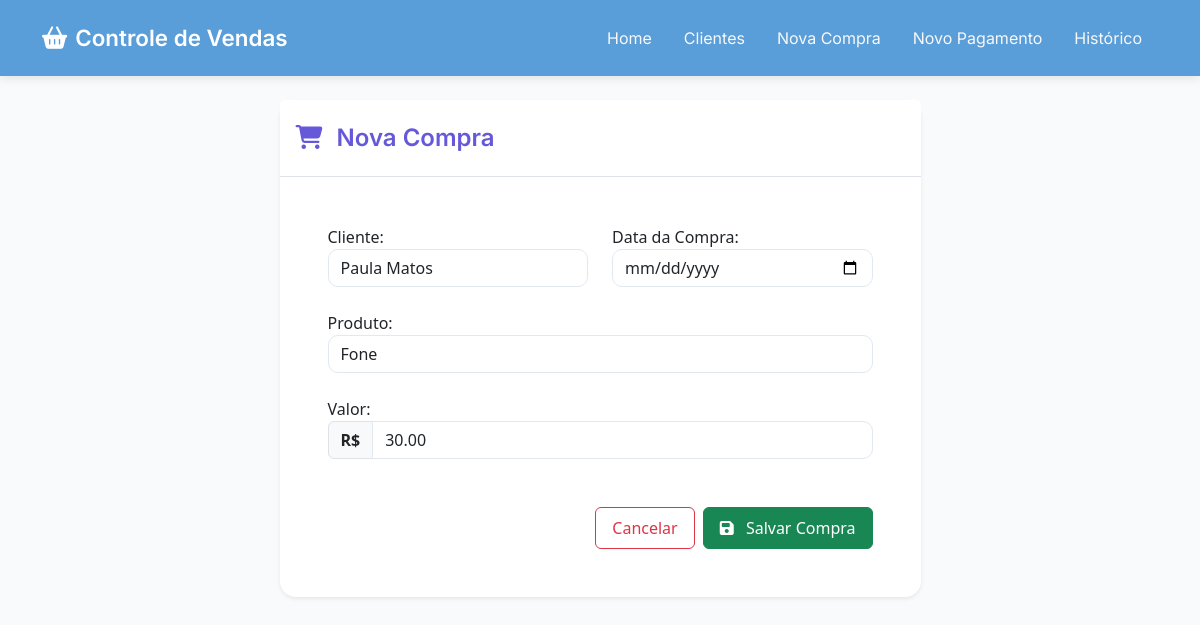
Screenshot of /compras/editar/10/ with the database file from the repository.
### vendas/models.py (models this page shows)
class Compra(models.Model):
    cliente = models.ForeignKey(Cliente, on_delete=models.CASCADE, related_name='compras')
    descricao_produto = models.CharField(max_length=300)
    valor = models.DecimalField(max_digits=10, decimal_places=2)
    data = models.DateField()
    class Meta:
        ordering = ['-data']

### vendas/views.py (the view)
# urls.py: path('compras/editar/<int:pk>/', views.editar_compra, name='editar_compra'),
def editar_compra(request, pk):
    obj = get_object_or_404(Compra, pk=pk)
    if request.method == 'POST':
        form = CompraForm(request.POST, instance=obj)
        if form.is_valid():
            form.save()
            messages.success(request, '✅ Compra alterada!')
            return redirect('historico')
    else:
        form = CompraForm(instance=obj)
    return render(request, 'vendas/compra_form.html', {'form': form, 'titulo': 'Editar Compra'})

### vendas/forms.py
class CompraForm(forms.ModelForm):
    class Meta:
        model = Compra
        fields = ['cliente', 'descricao_produto', 'valor', 'data']
        widgets = {
            'cliente': forms.Select(attrs={'class': 'form-control'}),
            'descricao_produto': forms.TextInput(attrs={'class': 'form-control'}),
            'valor': forms.NumberInput(attrs={'step': '0.01', 'class': 'form-control'}),
            'data': forms.DateInput(attrs={'type': 'date', 'class': 'form-control'}),
        }
        labels = {
            'cliente': 'Cliente',
            'descricao_produto': 'Produto',
            'valor': 'Valor',
            'data': 'Data da Compra',
        }

### vendas/models.py (called while the page is built)
    def __str__(self):
        return self.nome

### vendas/templates/vendas/compra_form.html (shortened to what this page needs)
{% extends 'vendas/base.html' %}
{% block content %}
<div class="row justify-content-center">
    <div class="col-lg-8 col-xl-7">
        <div class="card border-0 shadow-sm">
            <div class="card-header bg-white py-4 border-bottom">
                <h4 class="mb-0 fw-semibold" style="color: #6659D9;">
                    <i class="fas fa-shopping-cart me-2"></i> Nova Compra
                </h4>
            </div>
            <div class="card-body p-5">
                <form method="post">
                    <div class="row">
                        <div class="col-md-6 mb-4">
                            {{ form.cliente.label_tag }}
                            {{ form.cliente }}
                        </div>
                        <div class="col-md-6 mb-4">
                            {{ form.data.label_tag }}
                            {{ form.data }}
                        </div>
                    </div>
                    <div class="mb-4">
                        {{ form.descricao_produto.label_tag }}
                        {{ form.descricao_produto }}
                    </div>
                    <div class="mb-5">
                        {{ form.valor.label_tag }}
                        <div class="input-group">
                            <span class="input-group-text fw-bold">R$</span>
                            {{ form.valor }}
                        </div>
                    </div>
                    <div class="d-grid gap-2 d-md-flex justify-content-md-end mt-5">
                        <a href="{% url 'dashboard' %}" class="btn btn-outline-danger px-3 py-2">
                            Cancelar
                        </a>
                        <button type="submit" class="btn btn-success px-3 py-2">
                            <i class="fas fa-save me-2"></i> Salvar Compra
                        </button>
                    </div>
                </form>
            </div>
        </div>
    </div>
</div>
{% endblock %}

### vendas/templates/vendas/base.html (style rules this page uses)
:root { --primary: #599DD9; --primary-hover: #59AAD9; }
body { background-color: #f8fafc; font-family: 'Segoe UI', system-ui, sans-serif; }
h4 { font-family: 'Inter', sans-serif; }
.card { border: none; border-radius: 16px; box-shadow: 0 4px 20px rgba(0, 0, 0, 0.06); transition: transform 0.2s; }
.form-control, .form-select { border-radius: 10px; border: 1px solid #e2e8f0; }

### rows the page displays
Compra: cliente "Paula Matos", descricao_produto "Fone", valor "30.00"
